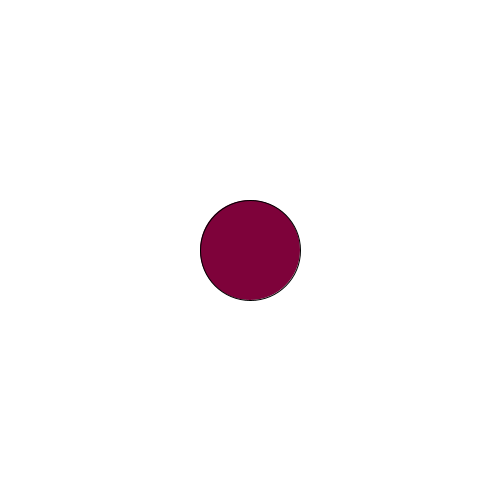
Frame 1 (no input)
Frame 60 (the mouse pressed at the canvas centre just before this capture): identical to frame 1, image omitted
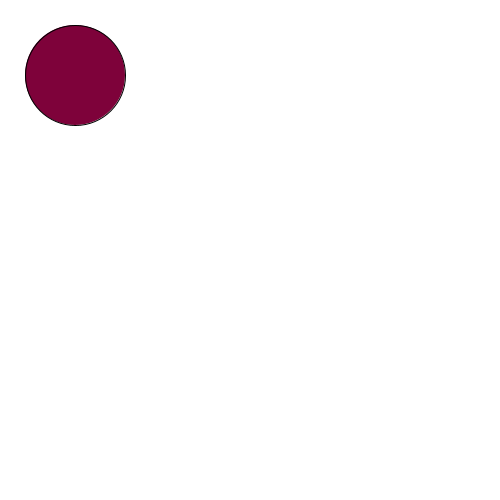
Frame 120 (the mouse held since frame 60 and released just before this capture)

The Processing sketch that drew these frames (run headless with seeded random() and noise(); from frame 60 on, the mouse is pressed at the canvas centre):

// Processing sketch: collision
// ── collision.pde
int diameter = 5;

class Particle {
  PVector pos, vel;
  int d;
  color col; // placeholder
  boolean colliding;

  Particle() {
    pos = new PVector(random(width),random(height)); // placeholder
    vel = new PVector(0,0);
    d = diameter;
    col = color(random(255),random(255),random(255));
    colliding = false;
  }

  // method checking if colliding by coords, if yes, then set colliding to true and vice versa
  void checkCollision() {
    for (int i = 0; i < particles.length; i++) {
      Particle pInQuestion = particles[i]; // the particle we're checking if it's colliding with our current particle
      if (dist(pos.x,pos.y,pInQuestion.pos.x,pInQuestion.pos.y) < diameter) {
        colliding = true;
      }
    }
  }

  // method checking state of colliding, if yes, then recompute the vector, if no, don't do anything
  void particleUpdate() {

  }
}

Particle[] particles = new Particle[250000];

void initParticles() {
  for (int i = 0; i < 250000; i++) {
    Particle p = new Particle();
    particles[i] = p;
  }
}

void masterUpdate() {
// update all positions according to the vector, then redraw all circles according to the list
}



///////////////////////



void setup() {
    size(500, 500);
    frameRate(60);
    x = width/2;
    y = height/2;
}

int x;
int y;
int d = 100;

PVector v_ball = new PVector(0,0);
PVector v_mouse = new PVector(0,0); // in pixels per frame

boolean collision = false;

void draw() {
    background(255);
    fill(126,2,58);

    v_mouse.set(mouseX-pmouseX, mouseY-pmouseY, 0);
    println(v_mouse.x,v_mouse.y);

    if (dist(mouseX,mouseY,x,y) < d/2) { 
        collision = true;
        println("Collision");
    }

    if (collision) {
        v_ball.set((int)(v_mouse.x/2),(int)(v_mouse.y/2),0);
        x += v_ball.x;
        y += v_ball.y;
        collision = false;
    }

    /* AI GENERATED, REMOVE LATER */
    float restitution = 1.0; // 1.0 = perfectly elastic, <1 = energy loss
    int half = d/2;
    if (x - half < 0) {
      x = half;
      v_ball.x *= -restitution;
    }
    if (x + half > width) {
      x = width - half;
      v_ball.x *= -restitution;
    }
    if (y - half < 0) {
      y = half;
      v_ball.y *= -restitution;
    }
    if (y + half > height) {
      y = height - half;
      v_ball.y *= -restitution;
    }

    //update circles
    x += v_ball.x;
    y += v_ball.y;

    circle(x,y,d);
}
